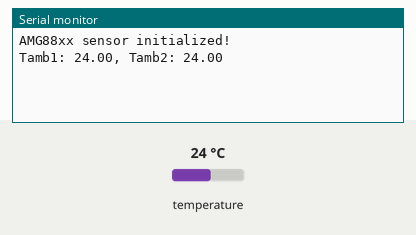
Recording of a sketch running on a simulated ESP32. On the bench: the last lines printed to the serial monitor. Inputs (shaded band) come from the test bench; at power-on: temperature 24 °C.

Above: at 1.2 s.
1.3 s: temperature set to 0 °C
At 2.32 s:
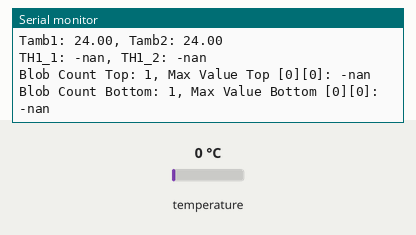
3.8 s: temperature set to 12 °C
At 3.94 s:
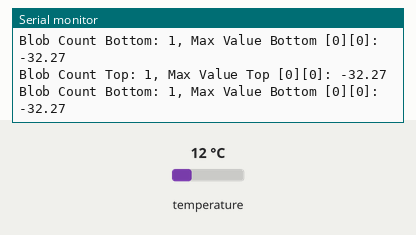

The sketch:

arduino_test_sensor.ino
```cpp
#include <Wire.h>
#include <Adafruit_AMG88xx.h>
#include <freertos/FreeRTOS.h>
#include <freertos/task.h>

Adafruit_AMG88xx amg;

// Constants
const float h = 15.0;  // Convective heat transfer coefficient
const float sigma = 5.67e-8;  // Stefan-Boltzmann constant
const float epsilon = 0.98;  // Emissivity
const int binary_TH = 17;

// Variables
float pixels[64];       // Array to hold thermal data
float topPixels[32];    // Top half of the grid
float bottomPixels[32]; // Bottom half of the grid
float Tamb1 = 0, Tamb2 = 0;
float TH1_1 = 0, TH1_2 = 0;
float TH2 = 30.52;
float means1[20], means2[20];
int cal_count = 0;
int blob_count_top = 0, blob_count_bottom = 0;

// Function prototypes
float calculateMean(const float arr[], int size);
float calculateStandardDeviation(const float arr[], int size, float mean);
float applyEquation(float Tsa, float Tamb);
float findMaxAndIndex(const float arr[], int size, int &maxIndex);
void processThermalData();

void setup() {
  Serial.begin(115200);
  Wire.setClock(400000);  // Set I2C to Fast Mode (400 kHz)

  if (!amg.begin()) {
    Serial.println("Could not find a valid AMG88xx sensor, check wiring!");
    while (1);
  }
  Serial.println("AMG88xx sensor initialized!");

  // Create a task for processing on core 0
  xTaskCreatePinnedToCore(processThermalData, "ThermalDataTask", 4096, NULL, 1, NULL, 0);
}

void loop() {
  // Main loop does nothing; all work is on core 0
  delay(1000);
}

void processThermalData() {
  while (true) {
    // Read pixels from sensor
    amg.readPixels(pixels);

    // Divide into top and bottom arrays
    for (int i = 0; i < 32; i++) {
      topPixels[i] = pixels[i];
      bottomPixels[i] = pixels[i + 32];
    }

    if (cal_count == 1) {
      // Calibration: Calculate ambient temperatures
      Tamb1 = calculateMean(topPixels, 32);
      Tamb2 = calculateMean(bottomPixels, 32);
      Serial.printf("Tamb1: %.2f, Tamb2: %.2f\n", Tamb1, Tamb2);
    } else if (cal_count > 1 && cal_count < 22) {
      // Calibration steps: Adjust matrices and calculate thresholds
      for (int i = 0; i < 32; i++) {
        topPixels[i] = applyEquation(topPixels[i], Tamb1);
        bottomPixels[i] = applyEquation(bottomPixels[i], Tamb2);
      }

      means1[cal_count - 2] = calculateMean(topPixels, 32);
      means2[cal_count - 2] = calculateMean(bottomPixels, 32);

      if (cal_count == 21) {
        // Final threshold calculations
        float mean1 = calculateMean(means1, 20);
        TH1_1 = mean1 + 3 * calculateStandardDeviation(means1, 20, mean1);

        float mean2 = calculateMean(means2, 20);
        TH1_2 = mean2 + 3 * calculateStandardDeviation(means2, 20, mean2);

        Serial.printf("TH1_1: %.2f, TH1_2: %.2f\n", TH1_1, TH1_2);
      }
    } else if (cal_count >= 22) {
      // Detection logic
      int TH2_count_top = 0, TH2_count_bottom = 0;

      for (int i = 0; i < 32; i++) {
        topPixels[i] = applyEquation(topPixels[i], Tamb1);
        bottomPixels[i] = applyEquation(bottomPixels[i], Tamb2);

        if (topPixels[i] > TH2) TH2_count_top++;
        if (bottomPixels[i] > TH2) TH2_count_bottom++;
      }

      float avgValue1 = calculateMean(topPixels, 32);
      float avgValue2 = calculateMean(bottomPixels, 32);

      blob_count_top = (avgValue1 < TH1_1) ? 0 : (TH2_count_top > binary_TH) ? 2 : 1;
      blob_count_bottom = (avgValue2 < TH1_2) ? 0 : (TH2_count_bottom > binary_TH) ? 2 : 1;

      int maxIndex1, maxIndex2;
      float maxValue1 = findMaxAndIndex(topPixels, 32, maxIndex1);
      float maxValue2 = findMaxAndIndex(bottomPixels, 32, maxIndex2);

      Serial.printf("Blob Count Top: %d, Max Value Top [%d][%d]: %.2f\n", blob_count_top, maxIndex1 / 8, maxIndex1 % 8, maxValue1);
      Serial.printf("Blob Count Bottom: %d, Max Value Bottom [%d][%d]: %.2f\n", blob_count_bottom, maxIndex2 / 8, maxIndex2 % 8, maxValue2);
    }

    cal_count = (cal_count < 22) ? cal_count + 1 : cal_count;
    vTaskDelay(pdMS_TO_TICKS(100)); // Match sensor refresh rate
  }
}

float calculateMean(const float arr[], int size) {
  float sum = 0.0f;
  for (int i = 0; i < size; i++) sum += arr[i];
  return sum / size;
}

float calculateStandardDeviation(const float arr[], int size, float mean) {
  float sumOfSquares = 0.0f;
  for (int i = 0; i < size; i++) sumOfSquares += (arr[i] - mean) * (arr[i] - mean);
  return sqrtf(sumOfSquares / size);
}

float applyEquation(float Tsa, float Tamb) {
  // Optimized equation
  return powf(powf(Tsa + 273.0f, 4) + (h * (Tsa - Tamb)) / (sigma * epsilon), 0.25f) - 273.0f;
}

float findMaxAndIndex(const float arr[], int size, int &maxIndex) {
  float maxValue = arr[0];
  maxIndex = 0;
  for (int i = 1; i < size; i++) {
    if (arr[i] > maxValue) {
      maxValue = arr[i];
      maxIndex = i;
    }
  }
  return maxValue;
}
```

Measured:
- after the input at 1.3 s, the serial monitor: prints a new line after 0.91 s (image 1)
- after the input at 3.8 s, the serial monitor: prints a new line at once (image 2)
